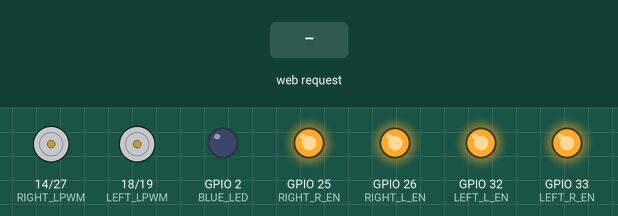
Simulated run of this sketch. Board: ESP32. Shown: motor-driver pin pairs drawn as motors (green arrow = first pin HIGH = forward, orange = second pin HIGH = backward, longer = more drive), output pins drawn as LEDs (lit = HIGH). The inputs (shaded band) are chosen by the test bench.

Above: at 1.2 s.
1.3 s: HTTP request GET /cmd?move=F received
At 2.5 s:
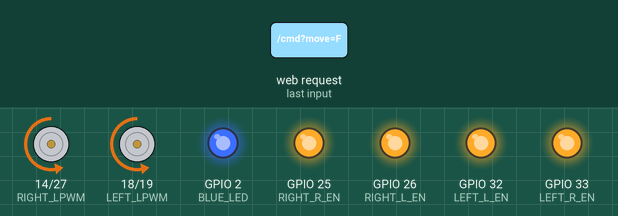
2.8 s: HTTP request GET /cmd?move=B received
At 3.6 s:
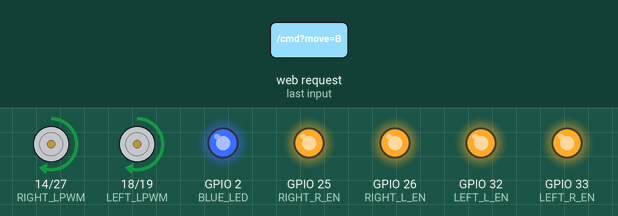
4.3 s: HTTP request GET /cmd?move=L received
At 4.8 s:
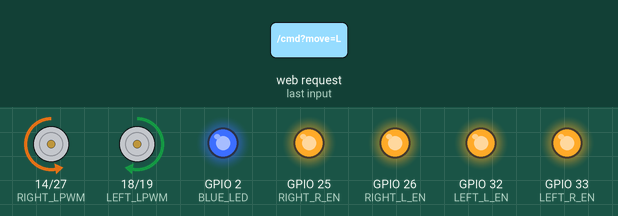
5.8 s: HTTP request GET /cmd?move=R received
At 7.1 s:
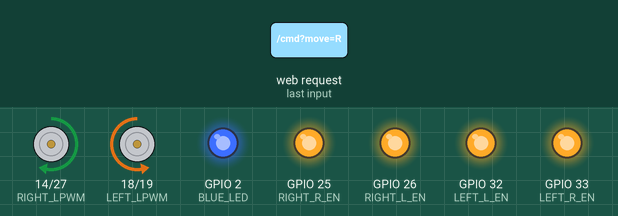
Timing chart, 0 to 8.3 s (numbered marks = the images above; inputs shaded):
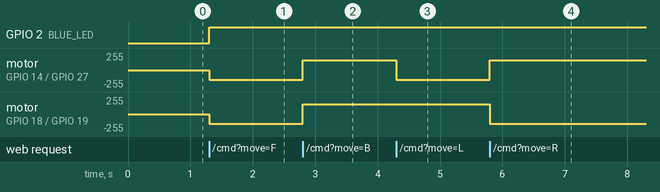

Measured:
- after the input at 1.3 s, GPIO 2 (BLUE_LED): LOW → HIGH at once; motor on GPIO 14 (RIGHT_LPWM) / GPIO 27 (RIGHT_RPWM), motor on GPIO 18 (LEFT_LPWM) / GPIO 19 (LEFT_RPWM): stopped → backward 149/255 at once
- after the input at 2.8 s, motor on GPIO 14 (RIGHT_LPWM) / GPIO 27 (RIGHT_RPWM), motor on GPIO 18 (LEFT_LPWM) / GPIO 19 (LEFT_RPWM): backward 149/255 → forward 149/255 at once
- after the input at 4.3 s, motor on GPIO 14 (RIGHT_LPWM) / GPIO 27 (RIGHT_RPWM): forward 149/255 → backward 149/255 at once
- after the input at 5.8 s, motor on GPIO 14 (RIGHT_LPWM) / GPIO 27 (RIGHT_RPWM): backward 149/255 → forward 149/255 at once; motor on GPIO 18 (LEFT_LPWM) / GPIO 19 (LEFT_RPWM): forward 149/255 → backward 149/255 at once

The sketch:

basic_wifi_control.ino
```cpp
#include <WiFi.h>
#include <WebServer.h>
#include "esp_wifi.h"

const char* ssid = "ESP32-6WD";
const char* password = "12345678";

WebServer server(80);

// LEFT DRIVER
#define LEFT_L_EN   32
#define LEFT_R_EN   33
#define LEFT_RPWM   19
#define LEFT_LPWM   18

// RIGHT DRIVER
#define RIGHT_L_EN  26
#define RIGHT_R_EN  25
#define RIGHT_RPWM  27
#define RIGHT_LPWM  14

#define BLUE_LED 2

int speedValue = 150;
bool moving = false;

bool invertLeft = false;
bool invertRight = false;

void setupPWM() {
  ledcAttach(LEFT_RPWM, 1000, 8);
  ledcAttach(LEFT_LPWM, 1000, 8);
  ledcAttach(RIGHT_RPWM, 1000, 8);
  ledcAttach(RIGHT_LPWM, 1000, 8);
}

void enableDrivers() {
  digitalWrite(LEFT_L_EN, HIGH);
  digitalWrite(LEFT_R_EN, HIGH);
  digitalWrite(RIGHT_L_EN, HIGH);
  digitalWrite(RIGHT_R_EN, HIGH);
}

void stopCar() {
  ledcWrite(LEFT_RPWM, 0);
  ledcWrite(LEFT_LPWM, 0);
  ledcWrite(RIGHT_RPWM, 0);
  ledcWrite(RIGHT_LPWM, 0);
  moving = false;
  digitalWrite(BLUE_LED, LOW);
}

void leftSide(int spd, bool forward) {
  if (invertLeft) forward = !forward;

  if (forward) {
    ledcWrite(LEFT_RPWM, spd);
    ledcWrite(LEFT_LPWM, 0);
  } else {
    ledcWrite(LEFT_RPWM, 0);
    ledcWrite(LEFT_LPWM, spd);
  }
}

void rightSide(int spd, bool forward) {
  if (invertRight) forward = !forward;

  if (forward) {
    ledcWrite(RIGHT_RPWM, spd);
    ledcWrite(RIGHT_LPWM, 0);
  } else {
    ledcWrite(RIGHT_RPWM, 0);
    ledcWrite(RIGHT_LPWM, spd);
  }
}

void forwardCar() {
  enableDrivers();
  leftSide(speedValue, true);
  rightSide(speedValue, true);
  moving = true;
  digitalWrite(BLUE_LED, HIGH);
}

void backwardCar() {
  enableDrivers();
  leftSide(speedValue, false);
  rightSide(speedValue, false);
  moving = true;
  digitalWrite(BLUE_LED, HIGH);
}

void leftCar() {
  enableDrivers();
  leftSide(speedValue, false);
  rightSide(speedValue, true);
  moving = true;
  digitalWrite(BLUE_LED, HIGH);
}

void rightCar() {
  enableDrivers();
  leftSide(speedValue, true);
  rightSide(speedValue, false);
  moving = true;
  digitalWrite(BLUE_LED, HIGH);
}


String page = R"rawliteral(
<!DOCTYPE html>
<html>
<head>
<meta charset="UTF-8">
<meta name="viewport" content="width=device-width, initial-scale=1.0, maximum-scale=1.0, user-scalable=no">
<title>ESP32-6WD</title>

<style>
*{
  user-select:none;
  -webkit-user-select:none;
  -webkit-touch-callout:none;
  -webkit-tap-highlight-color:transparent;
  touch-action:manipulation;
  box-sizing: border-box;
}

html, body {
  margin: 0;
  padding: 0;
  width: 100%;
  min-height: 100%;
  overflow-x: hidden;
  overflow-y: auto;
  background: #fff;
  font-family: 'Poppins', 'Arial Black', Arial, sans-serif;
  overscroll-behavior: contain;
}

body {
  -webkit-user-select: none;
  user-select: none;
}

.main {
  width: 100vw;
  min-height: 100dvh;
  padding: 32px 14px 24px;
  display: flex;
  flex-direction: column;
  align-items: center;
}

h1 {
  margin: 0;
  font-size: 35px;
  font-weight: 900;
  color: #111;
  text-shadow: 0 6px 6px rgba(0,0,0,0.5);
}

.controls {
  position: relative;
  width: 305px;
  height: 315px;
  margin-top: 32px;
}

.btn {
  position: absolute;
  width: 78px;
  height: 78px;
  border: none;
  border-radius: 22px;
  background: linear-gradient(145deg, #ffffff, #e8e8e8);
  box-shadow: 8px 8px 18px rgba(0,0,0,0.5),
              -7px -7px 16px rgba(255,255,255,0.95);
  display: flex;
  justify-content: center;
  align-items: center;
}

.btn:active {
  transform: translateY(5px) scale(0.96);
  box-shadow: inset 6px 6px 13px rgba(0,0,0,0.18),
              inset -6px -6px 13px rgba(255,255,255,0.9);
}

.stop {
  width: 100px;
  height: 100px;
  border-radius: 50%;
  left: 102px;
  top: 107px;
  background: radial-gradient(circle at 30% 25%, #ff7b7b, #e60000 60%, #720000);
  color: white;
  font-size: 14px;
  font-weight: 900;
  letter-spacing: 1.5px;
  text-shadow: 0 3px 5px rgba(0,0,0,0.75);
  box-shadow: 0 14px 0 #650000,
              0 24px 28px rgba(0,0,0,0.32);
}

.stop:active {
  transform: translateY(10px) scale(0.96);
  box-shadow: 0 5px 0 #650000,
              0 14px 18px rgba(0,0,0,0.25);
}

.forward { left: 113px; top: 6px; }
.left    { left: 5px; top: 118px; }
.right   { right: 5px; top: 118px; }
.back    { left: 113px; top: 230px; }

.arrow { width: 0; height: 0; }

.up {
  border-left: 16px solid transparent;
  border-right: 16px solid transparent;
  border-bottom: 27px solid #111;
}

.down {
  border-left: 16px solid transparent;
  border-right: 16px solid transparent;
  border-top: 27px solid #111;
}

.leftA {
  border-top: 16px solid transparent;
  border-bottom: 16px solid transparent;
  border-right: 27px solid #111;
}

.rightA {
  border-top: 16px solid transparent;
  border-bottom: 16px solid transparent;
  border-left: 27px solid #111;
}

.speedBox {
  margin-top: 20px;
  width: 310px;
  height: 95px;
  border-radius: 50px;
  background: linear-gradient(145deg, #ffffff, #eeeeee);
  box-shadow: 8px 8px 10px rgba(0,0,0,0.3),
              -7px -7px 17px rgba(255,255,255,0.95);
  display: flex;
  flex-direction: column;
  align-items: center;
  justify-content: center;
}

.speedBox label {
  font-size: 30px;
  font-weight: 900;
  margin-bottom: 25px;
  text-shadow: 0 2px 3px rgba(0,0,0,0.25);
}

.speedRow {
  display: flex;
  align-items: center;
  gap: 12px;
}

input[type=range] {
  width: 210px;
  height: 8px;
  appearance: none;
  border-radius: 20px;
  background: linear-gradient(90deg, #0b8cff, #00d4ff);
}

input[type=range]::-webkit-slider-thumb {
  appearance: none;
  width: 38px;
  height: 38px;
  border-radius: 50%;
  background: radial-gradient(circle at 30% 30%, #ffffff, #65c4ff);
  box-shadow: 0 7px 16px rgba(0,0,0,0.25);
}

#speedVal {
  font-size: 33px;
  font-weight: 900;
  width: 50px;
  text-align: left;
  letter-spacing: 1px;
  color: #111;
  text-shadow:
    0 1px 0 #ffffff,
    0 2px 4px rgba(0,0,0,0.55),
    0 0 8px rgba(255,255,255,0.9);
}

@media (orientation: landscape) {
  html, body {
    height: auto;
    overflow-y: auto;
  }

  .main {
    min-height: 100dvh;
    height: auto;
    padding: 12px 22px 18px;
    display: grid;
    grid-template-columns: 1fr 340px;
    grid-template-rows: auto 1fr;
    column-gap: 22px;
    row-gap: 6px;
    align-items: center;
    justify-items: center;
  }

  h1 {
    grid-column: 1 / -1;
    font-size: 28px;
    line-height: 1;
    margin-bottom: 0;
  }

  .controls {
    grid-column: 1;
    grid-row: 2;
    width: 285px;
    height: 245px;
    margin-top: 0;
    transform: scale(0.82);
    transform-origin: center;
  }

  .speedBox {
    grid-column: 2;
    grid-row: 2;
    margin-top: 0;
    width: 315px;
    height: 130px;
  }

  .speedBox label {
    font-size: 26px;
    margin-bottom: 10px;
  }

  input[type=range] {
    width: 210px;
  }

  #speedVal {
    font-size: 30px;
  }
}

@media (orientation: landscape) and (max-height: 390px) {
  .main {
    align-items: start;
    padding-top: 8px;
    row-gap: 0;
  }

  h1 {
    font-size: 24px;
  }

  .controls {
    transform: scale(0.74);
  }

  .speedBox {
    height: 105px;
    transform: scale(0.92);
  }
}
</style>
</head>

<body>
<div class="main">
  <h1>ESP32-6WD</h1>
  <h3>Basic-Simple-Controls</h3>

  <div class="controls">
    <button class="btn forward" ontouchstart="cmd('F')" ontouchend="cmd('S')" onmousedown="cmd('F')" onmouseup="cmd('S')">
      <div class="arrow up"></div>
    </button>

    <button class="btn left" ontouchstart="cmd('L')" ontouchend="cmd('S')" onmousedown="cmd('L')" onmouseup="cmd('S')">
      <div class="arrow leftA"></div>
    </button>

    <button class="btn stop" onclick="cmd('S')">STOP</button>

    <button class="btn right" ontouchstart="cmd('R')" ontouchend="cmd('S')" onmousedown="cmd('R')" onmouseup="cmd('S')">
      <div class="arrow rightA"></div>
    </button>

    <button class="btn back" ontouchstart="cmd('B')" ontouchend="cmd('S')" onmousedown="cmd('B')" onmouseup="cmd('S')">
      <div class="arrow down"></div>
    </button>
  </div>

  <div class="speedBox">
    <label>Speed</label>
    <div class="speedRow">
      <input id="speedSlider" type="range" min="0" max="255" value="150" oninput="setSpeed(this.value)">
      <div id="speedVal">59%</div>
    </div>
  </div>
</div>

<script>
document.addEventListener('contextmenu', function(e) { e.preventDefault(); });
document.addEventListener('selectstart', function(e) { e.preventDefault(); });
document.addEventListener('copy', function(e) { e.preventDefault(); });
document.addEventListener('cut', function(e) { e.preventDefault(); });
document.addEventListener('dragstart', function(e) { e.preventDefault(); });

function cmd(c) {
  fetch('/cmd?move=' + c);
}

function getSpeedColor(percent) {
  let hue = 210 - (percent * 2.1);
  return "hsl(" + hue + ", 100%, 45%)";
}

function setSpeed(v) {
  let percent = Math.round((v / 255) * 100);
  let color = getSpeedColor(percent);

  document.getElementById('speedVal').innerHTML = percent + "%";

  document.getElementById('speedSlider').style.background =
    "linear-gradient(90deg, " + color + " 0%, " + color + " " + percent + "%, #e5e5e5 " + percent + "%, #e5e5e5 100%)";

  fetch('/speed?value=' + v);
}

setSpeed(150);
</script>

</body>
</html>
)rawliteral";


void handleRoot() {
  server.send(200, "text/html", page);
}

void handleCmd() {
  if (!server.hasArg("move")) {
    server.send(400, "text/plain", "NO CMD");
    return;
  }

  String m = server.arg("move");

  if (m == "F") forwardCar();
  else if (m == "B") backwardCar();
  else if (m == "L") leftCar();
  else if (m == "R") rightCar();
  else stopCar();

  server.send(200, "text/plain", "OK");
}

void handleSpeed() {
  if (server.hasArg("value")) {
    speedValue = server.arg("value").toInt();
    speedValue = constrain(speedValue, 0, 255);
  }

  server.send(200, "text/plain", "OK");
}

void setup() {
  Serial.begin(115200);

  pinMode(LEFT_L_EN, OUTPUT);
  pinMode(LEFT_R_EN, OUTPUT);
  pinMode(RIGHT_L_EN, OUTPUT);
  pinMode(RIGHT_R_EN, OUTPUT);
  pinMode(BLUE_LED, OUTPUT);

  setupPWM();
  enableDrivers();
  stopCar();

  WiFi.mode(WIFI_AP);
  WiFi.softAP(ssid, password);
  esp_wifi_set_max_tx_power(78);

  server.on("/", handleRoot);
  server.on("/cmd", handleCmd);
  server.on("/speed", handleSpeed);

  server.begin();
}

void loop() {
  server.handleClient();
}
```
